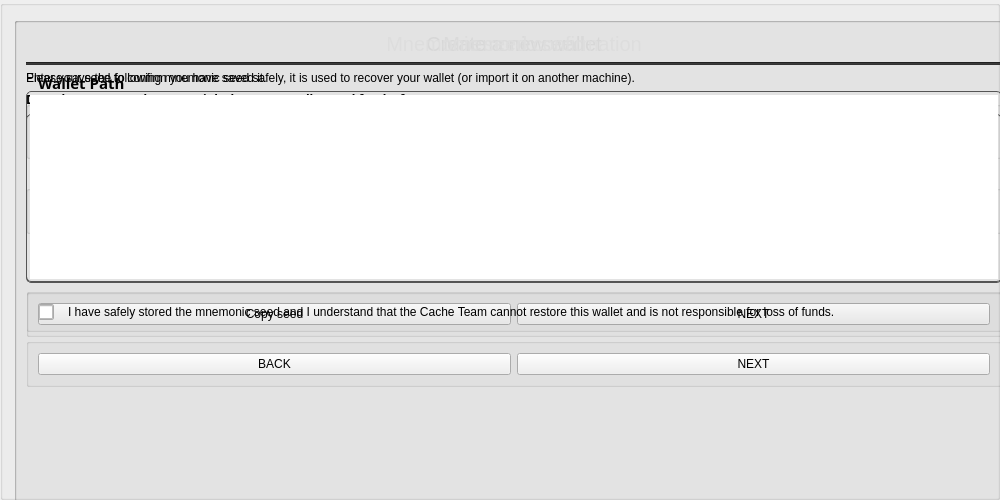
       <widget class="QGroupBox" name="newWalletBox">
        <property name="sizePolicy">
         <sizepolicy hsizetype="Expanding" vsizetype="Expanding">
          <horstretch>0</horstretch>
          <verstretch>0</verstretch>
         </sizepolicy>
        </property>
        <property name="minimumSize">
         <size>
          <width>1000</width>
          <height>500</height>
         </size>
        </property>
        <property name="maximumSize">
         <size>
          <width>1000</width>
          <height>500</height>
         </size>
        </property>
        <property name="title">
         <string/>
        </property>
        <layout class="QGridLayout" name="gridLayout_2">
         <item row="0" column="0">
          <widget class="QGroupBox" name="walletPathBox">
           <property name="sizePolicy">
            <sizepolicy hsizetype="Expanding" vsizetype="Expanding">
             <horstretch>0</horstretch>
             <verstretch>0</verstretch>
            </sizepolicy>
           </property>
           <property name="minimumSize">
            <size>
             <width>1000</width>
             <height>500</height>
            </size>
           </property>
           <property name="maximumSize">
            <size>
             <width>1000</width>
             <height>500</height>
            </size>
           </property>
           <property name="title">
            <string/>
           </property>
           <property name="alignment">
            <set>Qt::AlignCenter</set>
           </property>
           <layout class="QVBoxLayout" name="verticalLayout_9">
            <item alignment="Qt::AlignBottom">
             <widget class="QLabel" name="createWalletTitle">
              <property name="styleSheet">
               <string notr="true">color: #ddd;
font-size: 20px;</string>
              </property>
              <property name="text">
               <string>Create a new wallet</string>
              </property>
              <property name="alignment">
               <set>Qt::AlignCenter</set>
              </property>
             </widget>
            </item>
            <item>
             <widget class="Line" name="line_8">
              <property name="styleSheet">
               <string notr="true">background-color: #333;</string>
              </property>
              <property name="orientation">
               <enum>Qt::Horizontal</enum>
              </property>
             </widget>
            </item>
            <item alignment="Qt::AlignBottom">
             <widget class="QLabel" name="label">
              <property name="minimumSize">
               <size>
                <width>0</width>
                <height>24</height>
               </size>
              </property>
              <property name="font">
               <font>
                <family>Poppins</family>
                <pointsize>11</pointsize>
                <weight>75</weight>
                <bold>true</bold>
               </font>
              </property>
              <property name="styleSheet">
               <string notr="true"/>
              </property>
              <property name="text">
               <string>Wallet Path</string>
              </property>
              <property name="indent">
               <number>12</number>
              </property>
             </widget>
            </item>
<item alignment="Qt::AlignTop">
             <widget class="QGroupBox" name="horizontalGroupBox">
              <property name="sizePolicy">
               <sizepolicy hsizetype="Preferred" vsizetype="Preferred">
                <horstretch>0</horstretch>
                <verstretch>0</verstretch>
               </sizepolicy>
              </property>
              <property name="minimumSize">
               <size>
                <width>0</width>
                <height>0</height>
               </size>
              </property>
              <property name="maximumSize">
               <size>
                <width>16777215</width>
                <height>16777215</height>
               </size>
              </property>
              <property name="styleSheet">
               <string notr="true"/>
              </property>
              <layout class="QHBoxLayout" name="horizontalLayout_8">
               <property name="topMargin">
                <number>0</number>
               </property>
               <item alignment="Qt::AlignTop">
                <widget class="QLineEdit" name="lineEdit">
                 <property name="sizePolicy">
                  <sizepolicy hsizetype="MinimumExpanding" vsizetype="Preferred">
                   <horstretch>0</horstretch>
                   <verstretch>0</verstretch>
                  </sizepolicy>
                 </property>
                 <property name="minimumSize">
                  <size>
                   <width>0</width>
                   <height>40</height>
                  </size>
                 </property>
                 <property name="styleSheet">
                  <string notr="true">padding: 3px;
border: 1px solid #555;
border-radius: 5px;</string>
                 </property>
                 <property name="placeholderText">
                  <string/>
                 </property>
                </widget>
               </item>
               <item alignment="Qt::AlignTop">
                <widget class="QToolButton" name="selectPathButton">
                 <property name="sizePolicy">
                  <sizepolicy hsizetype="Preferred" vsizetype="Preferred">
                   <horstretch>0</horstretch>
                   <verstretch>0</verstretch>
                  </sizepolicy>
                 </property>
                 <property name="minimumSize">
                  <size>
                   <width>40</width>
                   <height>40</height>
                  </size>
                 </property>
                 <property name="styleSheet">
                  <string notr="true">QToolButton{
border: 1px solid #555;
border-radius: 5px;
}

QToolButton:hover{
color: white;
}</string>
                 </property>
                 <property name="text">
                  <string notr="true">...</string>
                 </property>
                </widget>
               </item>
              </layout>
             </widget>
            </item>
            <item>
             <widget class="QLabel" name="label_2">
              <property name="text">
               <string>Choose a path where to save your wallet.</string>
              </property>
              <property name="indent">
               <number>12</number>
              </property>
             </widget>
            </item>
            <item>
             <widget class="QGroupBox" name="horizontalGroupBox_2">
              <layout class="QHBoxLayout" name="horizontalLayout_10">
               <item>
                <widget class="QPushButton" name="b1_back">
                 <property name="styleSheet">
                  <string notr="true">/* This button style is handled automatically by WelcomeFrame.cpp */</string>
                 </property>
                 <property name="text">
                  <string>BACK</string>
                 </property>
                </widget>
               </item>
               <item>
                <widget class="QPushButton" name="b1_nextShowSeed">
                 <property name="styleSheet">
                  <string notr="true">/* This button style is handled automatically by WelcomeFrame.cpp */</string>
                 </property>
                 <property name="text">
                  <string>NEXT</string>
                 </property>
                </widget>
               </item>
              </layout>
             </widget>
            </item>
            <item>
             <spacer name="verticalSpacer">
              <property name="orientation">
               <enum>Qt::Vertical</enum>
              </property>
              <property name="sizeHint" stdset="0">
               <size>
                <width>20</width>
                <height>40</height>
               </size>
              </property>
             </spacer>
            </item>
           </layout>
          </widget>
         </item>
         <item row="0" column="0">
          <widget class="QGroupBox" name="showSeedBox">
           <property name="sizePolicy">
            <sizepolicy hsizetype="Expanding" vsizetype="Expanding">
             <horstretch>0</horstretch>
             <verstretch>0</verstretch>
            </sizepolicy>
           </property>
           <property name="minimumSize">
            <size>
             <width>1000</width>
             <height>500</height>
            </size>
           </property>
           <property name="maximumSize">
            <size>
             <width>1000</width>
             <height>500</height>
            </size>
           </property>
           <layout class="QVBoxLayout" name="verticalLayout_10">
            <item>
             <widget class="QLabel" name="mnemonicSeedTitle">
              <property name="styleSheet">
               <string notr="true">color: #ddd;
font-size: 20px;</string>
              </property>
              <property name="text">
               <string>Mnemonic seed</string>
              </property>
              <property name="alignment">
               <set>Qt::AlignCenter</set>
              </property>
             </widget>
            </item>
            <item>
             <widget class="Line" name="line_7">
              <property name="styleSheet">
               <string notr="true">background-color: #333;</string>
              </property>
              <property name="orientation">
               <enum>Qt::Horizontal</enum>
              </property>
             </widget>
            </item>
            <item>
             <widget class="QLabel" name="label_4">
              <property name="text">
               <string>Please save the following mnemonic seed safely, it is used to recover your wallet (or import it on another machine).</string>
              </property>
              <property name="wordWrap">
               <bool>true</bool>
              </property>
             </widget>
            </item>
            <item>
             <widget class="QLabel" name="label_11">
              <property name="font">
               <font>
                <family>Poppins</family>
                <weight>75</weight>
                <bold>true</bold>
               </font>
              </property>
              <property name="text">
               <string>Don't lose your seed or you might lose your wallet (and funds) forever.</string>
              </property>
             </widget>
            </item>
            <item>
             <widget class="QLabel" name="mnemonicSeed">
              <property name="sizePolicy">
               <sizepolicy hsizetype="Expanding" vsizetype="Expanding">
                <horstretch>0</horstretch>
                <verstretch>0</verstretch>
               </sizepolicy>
              </property>
              <property name="styleSheet">
               <string notr="true">padding: 3px;
border: 1px solid #555;
border-radius: 5px;</string>
              </property>
              <property name="text">
               <string notr="true"/>
              </property>
              <property name="scaledContents">
               <bool>false</bool>
              </property>
              <property name="alignment">
               <set>Qt::AlignJustify|Qt::AlignTop</set>
              </property>
              <property name="wordWrap">
               <bool>true</bool>
              </property>
              <property name="textInteractionFlags">
               <set>Qt::LinksAccessibleByMouse|Qt::TextSelectableByMouse</set>
              </property>
             </widget>
            </item>
            <item>
             <widget class="QGroupBox" name="horizontalGroupBox_4">
              <property name="minimumSize">
               <size>
                <width>0</width>
                <height>0</height>
               </size>
              </property>
              <layout class="QHBoxLayout" name="horizontalLayout_9">
               <item>
                <widget class="QPushButton" name="b1_copySeedButton">
                 <property name="sizePolicy">
                  <sizepolicy hsizetype="Minimum" vsizetype="Fixed">
                   <horstretch>0</horstretch>
                   <verstretch>0</verstretch>
                  </sizepolicy>
                 </property>
                 <property name="minimumSize">
                  <size>
                   <width>100</width>
                   <height>0</height>
                  </size>
                 </property>
                 <property name="baseSize">
                  <size>
                   <width>0</width>
                   <height>0</height>
                  </size>
                 </property>
                 <property name="styleSheet">
                  <string notr="true"/>
                 </property>
                 <property name="text">
                  <string>Copy seed</string>
                 </property>
                </widget>
               </item>
               <item>
                <widget class="QPushButton" name="b1_nextConfirmSeed">
                 <property name="minimumSize">
                  <size>
                   <width>0</width>
                   <height>0</height>
                  </size>
                 </property>
                 <property name="styleSheet">
                  <string notr="true"/>
                 </property>
                 <property name="text">
                  <string>NEXT</string>
                 </property>
                </widget>
               </item>
              </layout>
             </widget>
            </item>
            <item>
             <spacer name="verticalSpacer_4">
              <property name="orientation">
               <enum>Qt::Vertical</enum>
              </property>
              <property name="sizeHint" stdset="0">
               <size>
                <width>20</width>
                <height>40</height>
               </size>
              </property>
             </spacer>
            </item>
           </layout>
          </widget>
         </item>
         <item row="0" column="0">
          <widget class="QGroupBox" name="confirmSeedBox">
           <property name="sizePolicy">
            <sizepolicy hsizetype="Expanding" vsizetype="Expanding">
             <horstretch>0</horstretch>
             <verstretch>0</verstretch>
            </sizepolicy>
           </property>
           <property name="minimumSize">
            <size>
             <width>1000</width>
             <height>500</height>
            </size>
           </property>
           <property name="maximumSize">
            <size>
             <width>1000</width>
             <height>500</height>
            </size>
           </property>
           <layout class="QVBoxLayout" name="verticalLayout_11">
            <item>
             <widget class="QLabel" name="mnemonicSeedConfirmationTitle">
              <property name="styleSheet">
               <string notr="true">color: #ddd;
      font-size: 20px;</string>
              </property>
              <property name="text">
               <string>Mnemonic seed confirmation</string>
              </property>
              <property name="alignment">
               <set>Qt::AlignCenter</set>
              </property>
             </widget>
            </item>
            <item>
             <widget class="Line" name="line_9">
              <property name="styleSheet">
               <string notr="true">background-color: #333;</string>
              </property>
              <property name="orientation">
               <enum>Qt::Horizontal</enum>
              </property>
             </widget>
            </item>
            <item>
             <widget class="QLabel" name="label_10">
              <property name="text">
               <string>Enter your seed to confirm you have saved it.</string>
              </property>
             </widget>
            </item>
            <item>
             <widget class="QTextEdit" name="mnemonicSeedConfirmation">
              <property name="styleSheet">
               <string notr="true">padding: 3px;
border: 1px solid #555;
border-radius: 5px;</string>
              </property>
             </widget>
            </item>
            <item>
             <widget class="QGroupBox" name="horizontalGroupBox">
              <layout class="QHBoxLayout" name="horizontalLayout_12">
               <item alignment="Qt::AlignLeft">
                <widget class="QCheckBox" name="validationCheckBox">
                 <property name="sizePolicy">
                  <sizepolicy hsizetype="Fixed" vsizetype="Fixed">
                   <horstretch>0</horstretch>
                   <verstretch>0</verstretch>
                  </sizepolicy>
                 </property>
                 <property name="maximumSize">
                  <size>
                   <width>16</width>
                   <height>16</height>
                  </size>
                 </property>
                 <property name="baseSize">
                  <size>
                   <width>0</width>
                   <height>0</height>
                  </size>
                 </property>
                 <property name="styleSheet">
                  <string notr="true">border: 1px solid #aaa;
color: white;
border-radius: 2px;</string>
                 </property>
                 <property name="text">
                  <string/>
                 </property>
                 <property name="tristate">
                  <bool>false</bool>
                 </property>
                </widget>
               </item>
               <item>
                <widget class="QLabel" name="label_14">
                 <property name="sizePolicy">
                  <sizepolicy hsizetype="Expanding" vsizetype="Preferred">
                   <horstretch>0</horstretch>
                   <verstretch>0</verstretch>
                  </sizepolicy>
                 </property>
                 <property name="text">
                  <string>I have safely stored the mnemonic seed and I understand that the Cache Team cannot restore this wallet and is not responsible for loss of funds.</string>
                 </property>
                 <property name="wordWrap">
                  <bool>true</bool>
                 </property>
                 <property name="indent">
                  <number>8</number>
                 </property>
                </widget>
               </item>
              </layout>
             </widget>
            </item>
            <item>
             <widget class="QGroupBox" name="horizontalGroupBox_3">
              <layout class="QHBoxLayout" name="horizontalLayout_11">
               <item>
                <widget class="QPushButton" name="b1_backShowSeed">
                 <property name="styleSheet">
                  <string notr="true">/* This button style is handled automatically by WelcomeFrame.cpp */</string>
                 </property>
                 <property name="text">
                  <string>BACK</string>
                 </property>
                </widget>
               </item>
               <item>
                <widget class="QPushButton" name="b1_nextValidate">
                 <property name="styleSheet">
                  <string notr="true">/* This button style is handled automatically by WelcomeFrame.cpp */</string>
                 </property>
                 <property name="text">
                  <string>NEXT</string>
                 </property>
                </widget>
               </item>
              </layout>
             </widget>
            </item>
            <item>
             <spacer name="verticalSpacer_5">
              <property name="orientation">
               <enum>Qt::Vertical</enum>
              </property>
              <property name="sizeHint" stdset="0">
               <size>
                <width>20</width>
                <height>40</height>
               </size>
              </property>
             </spacer>
            </item>
           </layout>
          </widget>
         </item>
        </layout>
        <zorder>confirmSeedBox</zorder>
        <zorder>showSeedBox</zorder>
        <zorder>walletPathBox</zorder>
       </widget>
